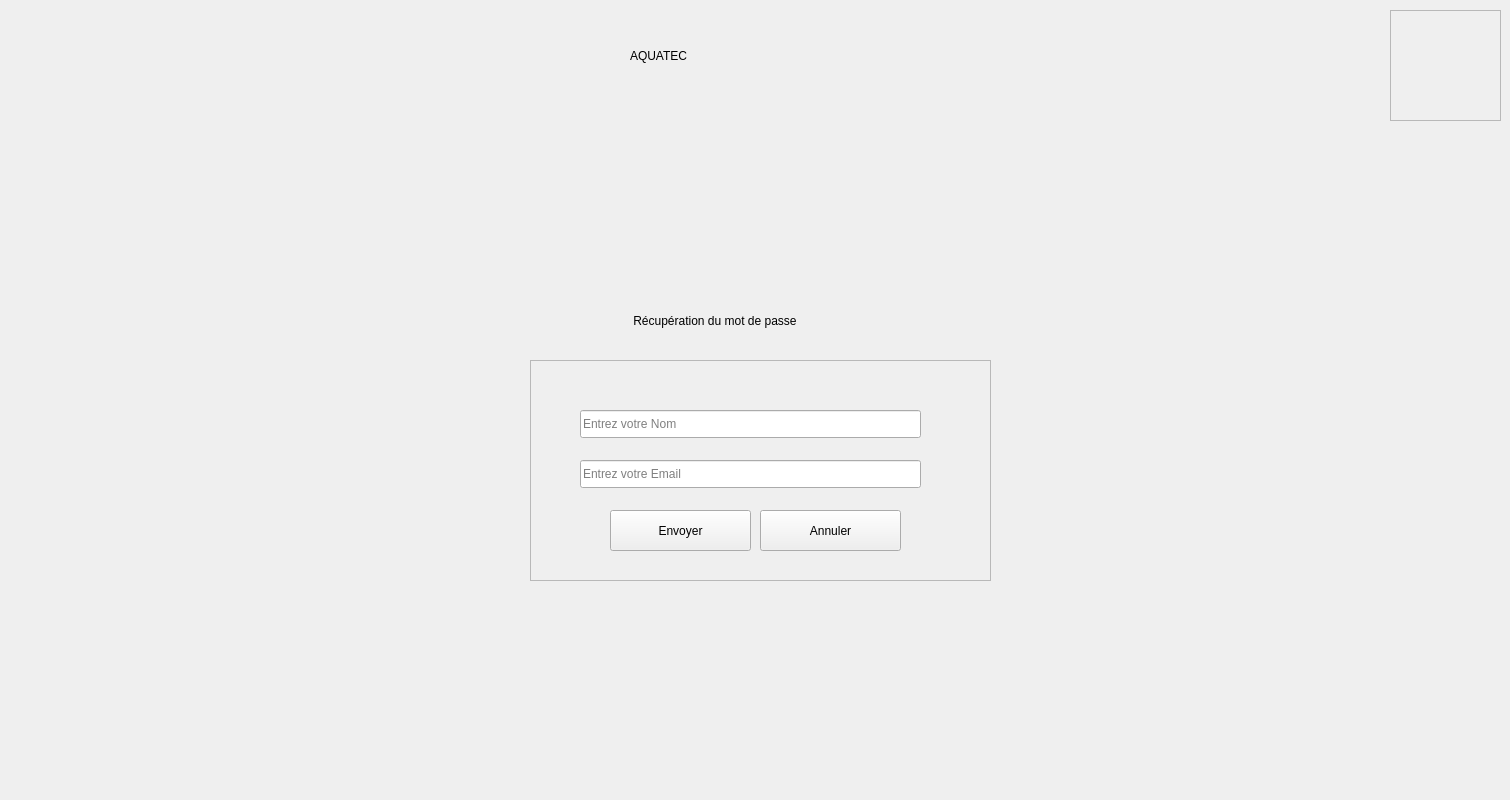
    <widget class="QWidget" name="Rmdpb">
     <widget class="QFrame" name="frame_5b">
      <property name="geometry">
       <rect>
        <x>530</x>
        <y>360</y>
        <width>461</width>
        <height>221</height>
       </rect>
      </property>
      <property name="frameShape">
       <enum>QFrame::Shape::StyledPanel</enum>
      </property>
      <property name="frameShadow">
       <enum>QFrame::Shadow::Raised</enum>
      </property>
      <widget class="QLineEdit" name="lineEdit_6b">
       <property name="geometry">
        <rect>
         <x>50</x>
         <y>50</y>
         <width>341</width>
         <height>28</height>
        </rect>
       </property>
       <property name="placeholderText">
        <string>Entrez votre Nom</string>
       </property>
      </widget>
      <widget class="QLineEdit" name="lineEdit_8b">
       <property name="geometry">
        <rect>
         <x>50</x>
         <y>100</y>
         <width>341</width>
         <height>28</height>
        </rect>
       </property>
       <property name="placeholderText">
        <string>Entrez votre Email</string>
       </property>
      </widget>
      <widget class="QPushButton" name="pushButton_13b">
       <property name="geometry">
        <rect>
         <x>80</x>
         <y>150</y>
         <width>141</width>
         <height>41</height>
        </rect>
       </property>
       <property name="text">
        <string>Envoyer</string>
       </property>
      </widget>
      <widget class="QPushButton" name="pushButton_14b">
       <property name="geometry">
        <rect>
         <x>230</x>
         <y>150</y>
         <width>141</width>
         <height>41</height>
        </rect>
       </property>
       <property name="text">
        <string>Annuler</string>
       </property>
      </widget>
     </widget>
     <widget class="QLabel" name="label_7b">
      <property name="geometry">
       <rect>
        <x>600</x>
        <y>300</y>
        <width>341</width>
        <height>41</height>
       </rect>
      </property>
      <property name="text">
       <string>          Récupération du mot de passe</string>
      </property>
     </widget>
     <widget class="QPushButton" name="pushButton_17b">
      <property name="geometry">
       <rect>
        <x>0</x>
        <y>740</y>
        <width>81</width>
        <height>51</height>
       </rect>
      </property>
      <property name="styleSheet">
       <string notr="true">border:none;image: url(:/res/en-arriere.png);
background-color:transparent;
</string>
      </property>
      <property name="text">
       <string/>
      </property>
     </widget>
     <widget class="QFrame" name="frame_4b_4">
      <property name="geometry">
       <rect>
        <x>1390</x>
        <y>10</y>
        <width>111</width>
        <height>111</height>
       </rect>
      </property>
      <property name="frameShape">
       <enum>QFrame::Shape::StyledPanel</enum>
      </property>
      <property name="frameShadow">
       <enum>QFrame::Shadow::Raised</enum>
      </property>
     </widget>
     <widget class="QLabel" name="label_b_2">
      <property name="geometry">
       <rect>
        <x>630</x>
        <y>10</y>
        <width>351</width>
        <height>91</height>
       </rect>
      </property>
      <property name="text">
       <string>AQUATEC</string>
      </property>
     </widget>
     <widget class="QLabel" name="label_2b_2">
      <property name="geometry">
       <rect>
        <x>500</x>
        <y>330</y>
        <width>71</width>
        <height>71</height>
       </rect>
      </property>
      <property name="styleSheet">
       <string notr="true">image: url(:/res/user (1).png);</string>
      </property>
      <property name="text">
       <string/>
      </property>
     </widget>
    </widget>
